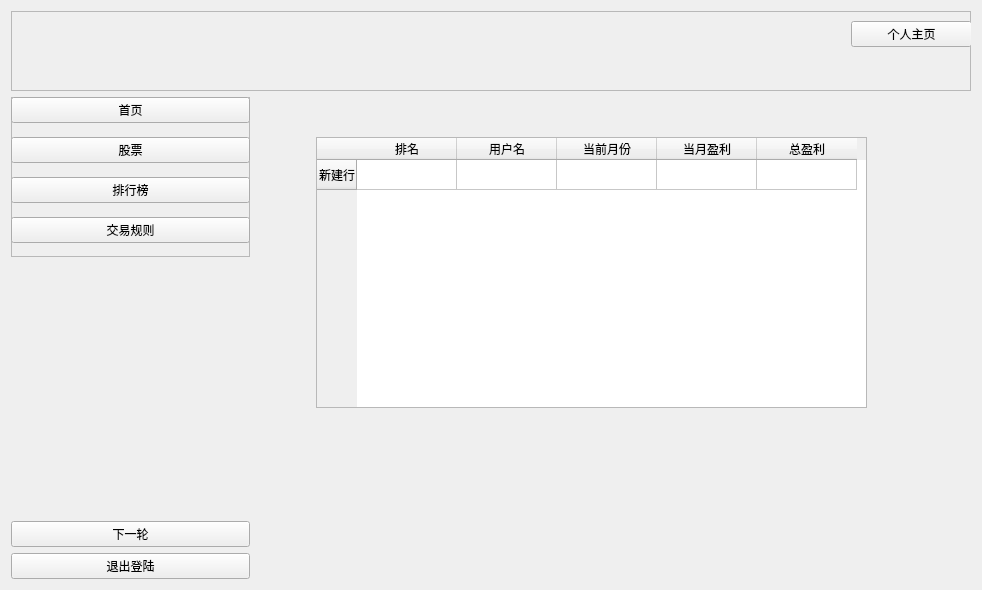
<?xml version="1.0" encoding="UTF-8"?>
<ui version="4.0">
 <class>MainWindow</class>
 <widget class="QWidget" name="MainWindow">
  <property name="geometry">
   <rect>
    <x>0</x>
    <y>0</y>
    <width>982</width>
    <height>590</height>
   </rect>
  </property>
  <property name="windowTitle">
   <string>Form</string>
  </property>
  <layout class="QGridLayout" name="gridLayout">
   <item row="7" column="0">
    <widget class="QPushButton" name="leavebutton1">
     <property name="text">
      <string>退出登陆</string>
     </property>
    </widget>
   </item>
   <item row="1" column="1" rowspan="7" colspan="3">
    <widget class="QStackedWidget" name="selectpage">
     <property name="currentIndex">
      <number>2</number>
     </property>
     <widget class="QWidget" name="selectpage1"/>
     <widget class="QWidget" name="selectpage2">
      <layout class="QGridLayout" name="gridLayout_2">
       <item row="0" column="0">
        <layout class="QVBoxLayout" name="stockLayout">
         <item>
          <widget class="QWidget" name="chartSplineWidget" native="true"/>
         </item>
         <item>
          <widget class="QPushButton" name="TransactionButton">
           <property name="text">
            <string>进行股票交易</string>
           </property>
          </widget>
         </item>
         <item>
          <widget class="QComboBox" name="ChooseWhichStock">
           <item>
            <property name="text">
             <string>Apple</string>
            </property>
           </item>
           <item>
            <property name="text">
             <string>Amazon</string>
            </property>
           </item>
           <item>
            <property name="text">
             <string>Google</string>
            </property>
           </item>
           <item>
            <property name="text">
             <string>IBM</string>
            </property>
           </item>
           <item>
            <property name="text">
             <string>Intel</string>
            </property>
           </item>
           <item>
            <property name="text">
             <string>JetBlue</string>
            </property>
           </item>
           <item>
            <property name="text">
             <string>Meta</string>
            </property>
           </item>
           <item>
            <property name="text">
             <string>Microsoft</string>
            </property>
           </item>
          </widget>
         </item>
        </layout>
       </item>
      </layout>
     </widget>
     <widget class="QWidget" name="selectpage3">
      <widget class="QTableWidget" name="tableWidget">
       <property name="geometry">
        <rect>
         <x>60</x>
         <y>40</y>
         <width>551</width>
         <height>271</height>
        </rect>
       </property>
       <row>
        <property name="text">
         <string>新建行</string>
        </property>
       </row>
       <column>
        <property name="text">
         <string>排名</string>
        </property>
       </column>
       <column>
        <property name="text">
         <string>用户名</string>
        </property>
       </column>
       <column>
        <property name="text">
         <string>当前月份</string>
        </property>
       </column>
       <column>
        <property name="text">
         <string>当月盈利</string>
        </property>
       </column>
       <column>
        <property name="text">
         <string>总盈利</string>
        </property>
       </column>
      </widget>
     </widget>
     <widget class="QWidget" name="selectpage4">
      <widget class="QWidget" name="horizontalLayoutWidget">
       <property name="geometry">
        <rect>
         <x>9</x>
         <y>9</y>
         <width>511</width>
         <height>231</height>
        </rect>
       </property>
       <layout class="QHBoxLayout" name="RuleLayout">
        <item>
         <widget class="QPlainTextEdit" name="TransactionRule">
          <property name="font">
           <font>
            <family>宋体</family>
            <pointsize>11</pointsize>
           </font>
          </property>
          <property name="plainText">
           <string>1. 订单类型
市价单：按当前市场价格立即买入或卖出股票。
限价单：设定一个特定的价格买入或卖出股票，只有当市场价格达到设定价格时，订单才会被执行。
止损单：在股票价格达到预定的触发价格时，按市价卖出，以限制损失。
止盈单：在股票价格达到预定的触发价格时，按市价卖出，以确保获利。
2. 交易规则
竞价交易：股票买卖通过公开竞价进行，买方出价与卖方出价匹配时交易达成。
涨跌停板：大多数股票市场设有涨跌停板限制，单日股票价格的波动不得超过一定百分比。例如，中国A股市场的日涨跌幅限制通常为10%。
撮合机制：订单通过撮合机制成交，撮合机制通常有连续竞价和集合竞价两种方式。
连续竞价：在交易时段内，系统实时撮合买卖订单。
集合竞价：在开盘和收盘时段，系统集中撮合买卖订单。
3. 交易费用
佣金：证券公司收取的交易手续费，通常为交易金额的一定百分比。
印花税：政府收取的税费，通常由卖方支付。
过户费：股票过户时收取的费用。
4. 交易数量
最低交易单位：通常为一手，即100股。某些市场和股票可能有不同的规定。
大宗交易：一次性交易大数量股票的交易方式，通常需要达到一定的交易金额或数量。
5. 清算与交割
T+0/T+1/T+2：不同市场有不同的清算交割制度。例如，美国市场通常采用T+2制度，即交易后两个工作日完成清算交割。
结算：股票买卖完成后，通过结算机构进行资金和股票的交割。
6. 交易限制
短线交易：某些市场对频繁买卖同一只股票有一定限制。
停牌：在某些情况下，股票可能会被临时停止交易，例如重大新闻发布或市场波动过大时。
7. 信息披露
实时行情：交易所提供实时的股票价格和交易量信息。
公告披露：上市公司需及时披露影响股票价格的重要信息，如财务报告、重大合同等


首先，炒股有风险，入市需谨慎, 炒股有风险，入市需谨慎,炒股有风险，入市需谨慎,重要的事情说三遍。
对于股市新手来说，入门并掌握基本知识是非常重要的。以下是一些关键的步骤和注意事项，帮助您开始股市投资之旅：
1. 学习基础知识：首先，您需要了解基本的股票知识，例如K线图、股票类型、交易规则等。这些知识将为您在股市中的操作打下坚实的基础。
2. 开户：要购买股票，您需要一个股票账户。现在开户很方便，可以通过网络进行。选择大型券商通常更安全，它们提供全面的业务和理财产品，以及用户友好的交易软件。
3. 了解手续费：买卖股票需要支付手续费，包括印花税、佣金和过户费。虽然佣金占比较小，但选择合适的券商对于资金安全很重要。
4. 选择股票和基金：选股和选基金是一项复杂的任务，需要您进行研究和分析。您可以学习如何分析财务报表，了解公司的业务运营和财务状况。
5. 使用股票软件：股票软件分为看盘软件和交易软件。看盘软件用于分析市场动态，而交易软件用于实际买卖操作。电脑版本的软件通常提供更全面的信息和更好的交易体验。
6. 掌握交易技巧：学习技术分析、基本面分析等实用技巧，将帮助您更好地把握市场动态，提高投资成功率。
7. 心态管理：保持谨慎和耐心非常重要。股市充满不确定性，因此不要盲目跟风，要有自己的判断和决策。
8. 了解股息：作为股东，您有权获得公司分配的利润，即股息。了解不同类型的股息（如现金股息、股票股息、特别股息）及其支付时间对于投资决策至关重要。
    请记住，炒股不仅是一场金钱游戏，更是一种人生的修行。只要您始终保持谦虚、谨慎和耐心的态度，相信您会在股市中找到属于自己的成功之路。
最后，炒股有风险，入市需谨慎，请永远谨记这一点。</string>
          </property>
         </widget>
        </item>
       </layout>
      </widget>
     </widget>
     <widget class="QWidget" name="selectpage5">
      <widget class="QPushButton" name="communitybutton1">
       <property name="enabled">
        <bool>true</bool>
       </property>
       <property name="geometry">
        <rect>
         <x>40</x>
         <y>420</y>
         <width>239</width>
         <height>26</height>
        </rect>
       </property>
       <property name="text">
        <string>社区交流</string>
       </property>
      </widget>
     </widget>
    </widget>
   </item>
   <item row="6" column="0">
    <widget class="QPushButton" name="nextroundbutton">
     <property name="text">
      <string>下一轮</string>
     </property>
    </widget>
   </item>
   <item row="0" column="0" colspan="4">
    <widget class="QFrame" name="frame">
     <property name="frameShape">
      <enum>QFrame::StyledPanel</enum>
     </property>
     <property name="frameShadow">
      <enum>QFrame::Raised</enum>
     </property>
     <widget class="QPushButton" name="personpage1">
      <property name="geometry">
       <rect>
        <x>840</x>
        <y>10</y>
        <width>121</width>
        <height>26</height>
       </rect>
      </property>
      <property name="text">
       <string>个人主页</string>
      </property>
     </widget>
    </widget>
   </item>
   <item row="1" column="0" rowspan="2">
    <widget class="QFrame" name="frame_2">
     <property name="frameShape">
      <enum>QFrame::StyledPanel</enum>
     </property>
     <property name="frameShadow">
      <enum>QFrame::Raised</enum>
     </property>
     <widget class="QPushButton" name="firstbutton1">
      <property name="geometry">
       <rect>
        <x>0</x>
        <y>0</y>
        <width>239</width>
        <height>26</height>
       </rect>
      </property>
      <property name="text">
       <string>首页</string>
      </property>
     </widget>
     <widget class="QPushButton" name="stockbutton1">
      <property name="geometry">
       <rect>
        <x>0</x>
        <y>40</y>
        <width>239</width>
        <height>26</height>
       </rect>
      </property>
      <property name="text">
       <string>股票</string>
      </property>
     </widget>
     <widget class="QPushButton" name="rankbutton1">
      <property name="geometry">
       <rect>
        <x>0</x>
        <y>80</y>
        <width>239</width>
        <height>26</height>
       </rect>
      </property>
      <property name="text">
       <string>排行榜</string>
      </property>
     </widget>
     <widget class="QPushButton" name="dealbutton1">
      <property name="geometry">
       <rect>
        <x>0</x>
        <y>120</y>
        <width>239</width>
        <height>26</height>
       </rect>
      </property>
      <property name="text">
       <string>交易规则</string>
      </property>
     </widget>
    </widget>
   </item>
  </layout>
 </widget>
 <resources/>
 <connections/>
</ui>
